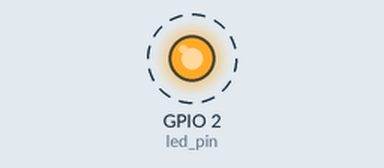
A sketch run on a simulated ESP32. On the bench: output pins drawn as LEDs (lit = HIGH). Dashed ring = blinking. What the sketch prints to the serial monitor is not drawn.

Above: at 0.2 s.
Timing chart, 0 to 3.0 s (numbered marks = the images above):
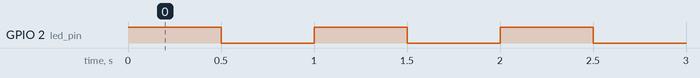

Measured:
- by itself, GPIO 2 (led_pin): alternates HIGH for 0.50 s and LOW for 0.50 s

The sketch:

freertos.ino
```cpp
#include <Arduino.h>

// Use only core 1 for demo purposes
#if CONFIG_FREERTOS_UNICORE
static const BaseType_t app_cpu = 0;
#else
static const BaseType_t app_cpu = 1;
#endif

// Pin for the onboard LED
static const int led_pin = 2;

// Task 1: Blink an LED
void toggleLED(void *parameter) {
  while (1) {
    digitalWrite(led_pin, HIGH);
    vTaskDelay(500 / portTICK_PERIOD_MS);
    digitalWrite(led_pin, LOW);
    vTaskDelay(500 / portTICK_PERIOD_MS);
  }
}

// Task 2: Print a message every 500ms
void printMessage(void *parameter) {
  while (1) {
    Serial.println("Hello from the second task!");
    vTaskDelay(500 / portTICK_PERIOD_MS);
  }
}

void setup() {
  // Setup LED pin
  pinMode(led_pin, OUTPUT);

  // Start serial monitor
  Serial.begin(115200);
  while (!Serial); // Wait for serial to open (optional)

  // Create LED blink task
  xTaskCreatePinnedToCore(
    toggleLED,
    "Toggle LED",
    1024,
    NULL,
    1,
    NULL,
    app_cpu
  );

  // Create second task to print a message
  xTaskCreatePinnedToCore(
    printMessage,
    "Print Message",
    1024,
    NULL,
    1,
    NULL,
    app_cpu
  );
}

void loop() {
  // Nothing to do here
}
```
